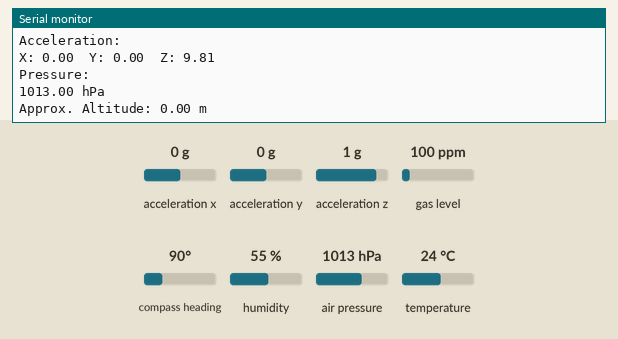
A sketch run on a simulated Arduino Uno, built for the host (arithmetic inside an expression is 32-bit, double 64-bit). Parts: the last lines printed to the serial monitor. Inputs (shaded band) come from the test bench; at power-on: acceleration x 0 g, compass heading 90°, acceleration y 0 g, acceleration z 1 g, air pressure 1013 hPa, gas level 100 ppm, humidity 55 %, temperature 24 °C.

Above: at 6.4 s.
6.5 s: acceleration x set to -1.4 g
At 7.45 s:
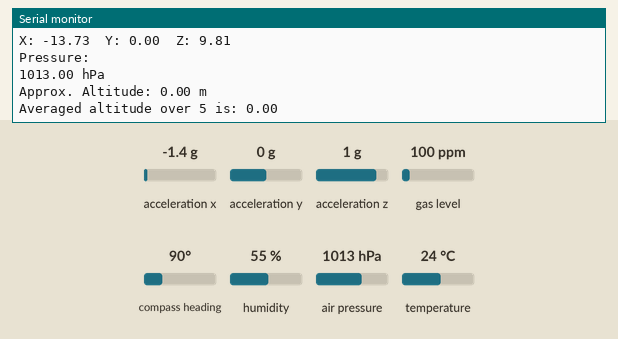
9.5 s: compass heading set to 7°
At 9.58 s:
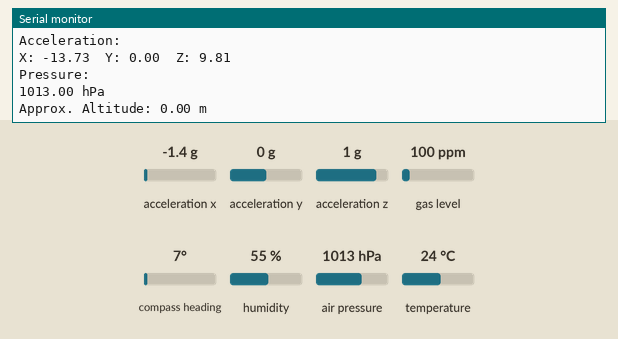
12.5 s: acceleration y set to -1.4 g
At 12.79 s:
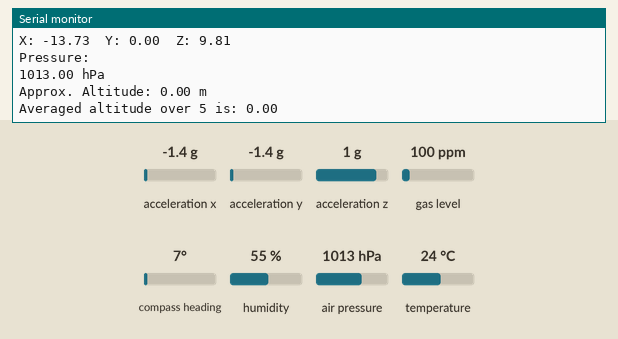
15.5 s: acceleration z set to -1.4 g
At 15.65 s:
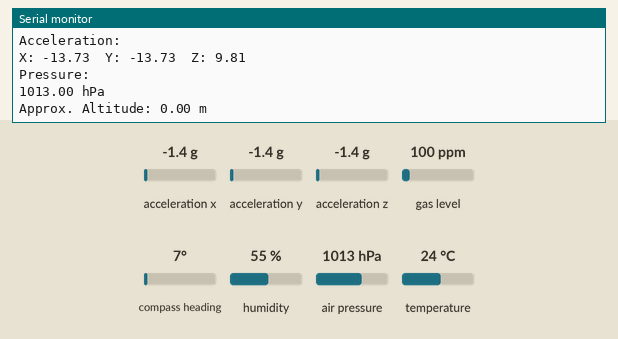
17.0 s: air pressure set to 952 hPa
At 17.46 s:
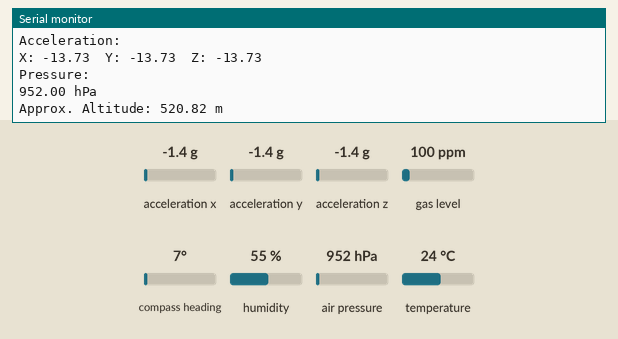
Timing chart, 0 to 19.5 s (numbered marks = the images above; inputs shaded):
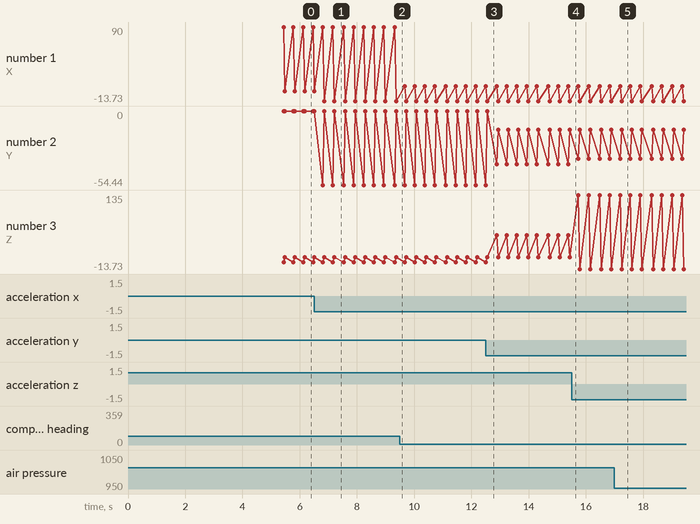

Measured:
- after the input at 6.5 s, the serial monitor: prints a new line after 0.31 s (image 1)
- after the input at 17.0 s, the serial monitor: prints a new line after 0.29 s (image 5)
- plotted number 1: 90 → -13.73 after the input at 6.5 s

The sketch:

v1.ino
```cpp
#include <Wire.h>
#include <SPI.h>
#include <Adafruit_Sensor.h>
#include "Adafruit_BMP3XX.h"
#include <Adafruit_BNO055.h>
#include <utility/imumaths.h>

#define BMP_SCK 13
#define BMP_MISO 12
#define BMP_MOSI 11
#define BMP_CS 10

#define SENSOR_SAMPLERATE_DELAY_MS (10)

#define SEALEVELPRESSURE_HPA (1013.25)

Adafruit_BMP3XX bmp; // I2C

Adafruit_BNO055 bno = Adafruit_BNO055();

int iter = 0;
int alt_iter = 0;
double ground = 0;
double alt = 0;
const int average_number_over = 5;
double   alt_array[60*1000/10/5];

/*****************************************************************************************/
/*****************************************************************************************/
/*                                    helper functions                                   */
/*****************************************************************************************/
/*****************************************************************************************/

// BNO basic info
void displayBNODetails(void)
{
  sensor_t sensor;
  bno.getSensor(&sensor);
  Serial.println("------------------------------------");
  Serial.print  ("Sensor:       "); Serial.println(sensor.name);
  Serial.print  ("Driver Ver:   "); Serial.println(sensor.version);
  Serial.print  ("Unique ID:    "); Serial.println(sensor.sensor_id);
  Serial.print  ("Max Value:    "); Serial.print(sensor.max_value); Serial.println(" xxx");
  Serial.print  ("Min Value:    "); Serial.print(sensor.min_value); Serial.println(" xxx");
  Serial.print  ("Resolution:   "); Serial.print(sensor.resolution); Serial.println(" xxx");
  Serial.println("------------------------------------");
  Serial.println("");
  delay(500);
}

// BNO calibration status
void displayBNOCalStatus(void)
{
  /* Get the four calibration values (0..3) */
  /* Any sensor data reporting 0 should be ignored, */
  /* 3 means 'fully calibrated" */
  uint8_t system, gyro, accel, mag;
  system = gyro = accel = mag = 0;
  bno.getCalibration(&system, &gyro, &accel, &mag);

  /* The data should be ignored until the system calibration is > 0 */
  Serial.print("\t");
  if (!system)
  {
    Serial.print("! ");
  }

  /* Display the individual values */
  Serial.print("Sys:");
  Serial.print(system, DEC);
  Serial.print(" G:");
  Serial.print(gyro, DEC);
  Serial.print(" A:");
  Serial.print(accel, DEC);
  Serial.print(" M:");
  Serial.print(mag, DEC);
}

// basic info about BNO
void displayBNOStatus(void)
{
  /* Get the system status values (mostly for debugging purposes) */
  uint8_t system_status, self_test_results, system_error;
  system_status = self_test_results = system_error = 0;
  bno.getSystemStatus(&system_status, &self_test_results, &system_error);

  /* Display the results in the Serial Monitor */
  Serial.println("");
  Serial.print("System Status: 0x");
  Serial.println(system_status, HEX);
  Serial.print("Self Test:     0x");
  Serial.println(self_test_results, HEX);
  Serial.print("System Error:  0x");
  Serial.println(system_error, HEX);
  Serial.println("");
  delay(500);
}

/*****************************************************************************************/
/*****************************************************************************************/
/*                                         setup                                         */
/*****************************************************************************************/
/*****************************************************************************************/
void setup() {

  Serial.begin(9600);
  Serial.println("Data Collection for Orientation, Acceleration, and Altitude");
  Serial.println("");

  /* Initialise the sensors */

  // bno055 -----------------------------------------------------------------------
  if(!bno.begin())
  {
    Serial.print("Ooops, no BNO055 detected ... Check your wiring or I2C ADDR!");
    while(1);
  }

  displayBNODetails();
  displayBNOCalStatus();
  displayBNOStatus();

  bno.setExtCrystalUse(true);

  // bmp388 -----------------------------------------------------------------------
  if (!bmp.begin()) {
    Serial.println("Could not find a valid BMP3 sensor, check wiring!");
    while (1);
  }

  // Set up oversampling and filter initialization
  bmp.setTemperatureOversampling(BMP3_OVERSAMPLING_8X);
  bmp.setPressureOversampling(BMP3_OVERSAMPLING_4X);
  bmp.setIIRFilterCoeff(BMP3_IIR_FILTER_COEFF_3);
  Serial.println("Setup-------------------------------");

  bmp.readAltitude(SEALEVELPRESSURE_HPA);
  delay(3000);
  for (int i=0; i<average_number_over; i++) {
    ground += bmp.readAltitude(SEALEVELPRESSURE_HPA);
  }
  ground = ground/average_number_over;
  Serial.println("Ground altitude= ");
  Serial.print(ground);
  Serial.println("");

  delay(1000);
}

/*****************************************************************************************/
/*****************************************************************************************/
/*                                         main                                          */
/*****************************************************************************************/
/*****************************************************************************************/
void loop() {

  imu::Vector<3> euler = bno.getVector(Adafruit_BNO055::VECTOR_ACCELEROMETER);

  if (! bmp.performReading()) {
    Serial.println("Failed to perform BMP reading :(");
    return;
  }

  Serial.print("Time elapsed: ");
  Serial.print(millis());
  Serial.print("\tIterations: ");
  Serial.print(iter);
  Serial.println("");
  Serial.println("-----------------------------------------------------------");

  // Orientation
  sensors_event_t event;
  bno.getEvent(&event);
  Serial.print("Orientation:");
  Serial.println("");
  Serial.print("X: ");
  Serial.print(event.orientation.x, 4);
  Serial.print("\tY: ");
  Serial.print(event.orientation.y, 4);
  Serial.print("\tZ: ");
  Serial.print(event.orientation.z, 4);
  Serial.println("");

  // Acceleration
  Serial.print("Acceleration:");
  Serial.println("");
  Serial.print("X: ");
  Serial.print(euler.x());
  Serial.print("\tY: ");
  Serial.print(euler.y());
  Serial.print("\tZ: ");
  Serial.print(euler.z());
  Serial.println("");

  // Pressure
  Serial.print("Pressure:");
  Serial.println("");
  Serial.print(bmp.pressure / 100.0);
  Serial.print(" hPa");
  Serial.println("");

  // Altitude
  Serial.print("Approx. Altitude: ");
  double new_alt = bmp.readAltitude(SEALEVELPRESSURE_HPA) - ground;
  alt += new_alt;
  Serial.print(new_alt);
  Serial.print(" m");
  Serial.println("\t");

  Serial.println("");
  Serial.println("");

  if (iter%average_number_over == 0 && iter != 0){
    alt = alt/average_number_over;
    Serial.print("Averaged altitude over ");
    Serial.print(average_number_over);
    Serial.print(" is: ");
    Serial.print(alt);
    Serial.println("");
    alt_array[alt_iter] = alt;
    alt_iter++;
    alt = 0;
  }
  iter++;
  delay(SENSOR_SAMPLERATE_DELAY_MS);
}
```
